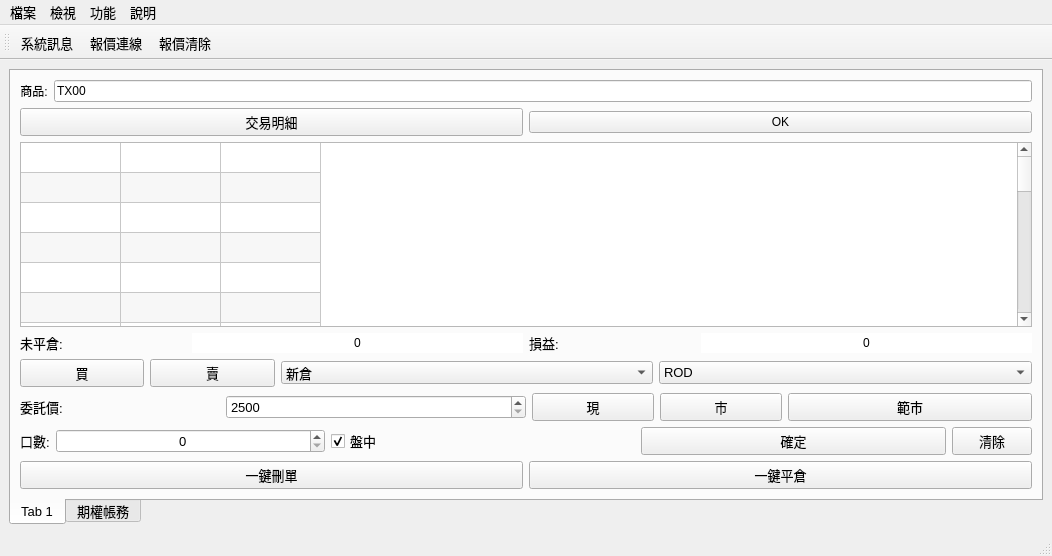
<?xml version="1.0" encoding="UTF-8"?>
<ui version="4.0">
 <class>CapitalAPI</class>
 <widget class="QMainWindow" name="CapitalAPI">
  <property name="windowModality">
   <enum>Qt::NonModal</enum>
  </property>
  <property name="geometry">
   <rect>
    <x>0</x>
    <y>0</y>
    <width>1052</width>
    <height>556</height>
   </rect>
  </property>
  <property name="font">
   <font>
    <family>Arial</family>
    <pointsize>10</pointsize>
   </font>
  </property>
  <property name="windowTitle">
   <string>群益API</string>
  </property>
  <widget class="QWidget" name="centralwidget">
   <layout class="QGridLayout" name="gridLayout_3">
    <item row="0" column="0">
     <widget class="QTabWidget" name="tabWidget">
      <property name="tabPosition">
       <enum>QTabWidget::South</enum>
      </property>
      <property name="currentIndex">
       <number>0</number>
      </property>
      <widget class="QWidget" name="tab">
       <attribute name="title">
        <string>Tab 1</string>
       </attribute>
       <layout class="QGridLayout" name="gridLayout_2">
        <item row="0" column="0">
         <layout class="QHBoxLayout" name="horizontalLayout_10" stretch="5,1">
          <item>
           <layout class="QGridLayout" name="GL"/>
          </item>
          <item>
           <layout class="QVBoxLayout" name="verticalLayout" stretch="1,1,13,1,1,1,1,1">
            <item>
             <layout class="QHBoxLayout" name="horizontalLayout_11" stretch="0,4">
              <item>
               <widget class="QLabel" name="label">
                <property name="font">
                 <font>
                  <pointsize>9</pointsize>
                 </font>
                </property>
                <property name="text">
                 <string>商品:</string>
                </property>
                <property name="alignment">
                 <set>Qt::AlignCenter</set>
                </property>
               </widget>
              </item>
              <item>
               <widget class="QLineEdit" name="commodityline">
                <property name="font">
                 <font>
                  <pointsize>9</pointsize>
                 </font>
                </property>
                <property name="text">
                 <string>TX00</string>
                </property>
               </widget>
              </item>
             </layout>
            </item>
            <item>
             <layout class="QHBoxLayout" name="horizontalLayout_2">
              <item>
               <widget class="QPushButton" name="TDetailbtn">
                <property name="text">
                 <string>交易明細</string>
                </property>
               </widget>
              </item>
              <item>
               <widget class="QPushButton" name="commoditybtn">
                <property name="font">
                 <font>
                  <pointsize>9</pointsize>
                 </font>
                </property>
                <property name="text">
                 <string>OK</string>
                </property>
               </widget>
              </item>
             </layout>
            </item>
            <item>
             <widget class="QTableWidget" name="DomTable">
              <property name="alternatingRowColors">
               <bool>true</bool>
              </property>
              <property name="textElideMode">
               <enum>Qt::ElideMiddle</enum>
              </property>
              <property name="rowCount">
               <number>27</number>
              </property>
              <property name="columnCount">
               <number>3</number>
              </property>
              <attribute name="horizontalHeaderVisible">
               <bool>false</bool>
              </attribute>
              <attribute name="horizontalHeaderCascadingSectionResizes">
               <bool>true</bool>
              </attribute>
              <attribute name="horizontalHeaderMinimumSectionSize">
               <number>24</number>
              </attribute>
              <attribute name="verticalHeaderVisible">
               <bool>false</bool>
              </attribute>
              <attribute name="verticalHeaderCascadingSectionResizes">
               <bool>true</bool>
              </attribute>
              <attribute name="verticalHeaderMinimumSectionSize">
               <number>12</number>
              </attribute>
              <row/>
              <row/>
              <row/>
              <row/>
              <row/>
              <row/>
              <row/>
              <row/>
              <row/>
              <row/>
              <row/>
              <row/>
              <row/>
              <row/>
              <row/>
              <row/>
              <row/>
              <row/>
              <row/>
              <row/>
              <row/>
              <row/>
              <row/>
              <row/>
              <row/>
              <row/>
              <row/>
              <column/>
              <column/>
              <column/>
             </widget>
            </item>
            <item>
             <layout class="QHBoxLayout" name="horizontalLayout" stretch="1,2,1,2">
              <item>
               <widget class="QLabel" name="label_2">
                <property name="text">
                 <string>未平倉:</string>
                </property>
               </widget>
              </item>
              <item>
               <widget class="QLabel" name="label_6">
                <property name="autoFillBackground">
                 <bool>false</bool>
                </property>
                <property name="styleSheet">
                 <string notr="true">background-color: rgb(255, 255, 255);</string>
                </property>
                <property name="text">
                 <string>0</string>
                </property>
                <property name="alignment">
                 <set>Qt::AlignCenter</set>
                </property>
               </widget>
              </item>
              <item>
               <widget class="QLabel" name="label_3">
                <property name="text">
                 <string>損益:</string>
                </property>
               </widget>
              </item>
              <item>
               <widget class="QLabel" name="label_7">
                <property name="autoFillBackground">
                 <bool>false</bool>
                </property>
                <property name="styleSheet">
                 <string notr="true">background-color: rgb(255, 255, 255);</string>
                </property>
                <property name="text">
                 <string>0</string>
                </property>
                <property name="alignment">
                 <set>Qt::AlignCenter</set>
                </property>
               </widget>
              </item>
             </layout>
            </item>
            <item>
             <layout class="QHBoxLayout" name="horizontalLayout_8" stretch="1,1,3,3">
              <item>
               <widget class="QPushButton" name="BidAct_btn">
                <property name="autoFillBackground">
                 <bool>false</bool>
                </property>
                <property name="text">
                 <string>買</string>
                </property>
                <property name="checkable">
                 <bool>false</bool>
                </property>
               </widget>
              </item>
              <item>
               <widget class="QPushButton" name="AskAct_btn">
                <property name="text">
                 <string>賣</string>
                </property>
                <property name="checkable">
                 <bool>false</bool>
                </property>
               </widget>
              </item>
              <item>
               <widget class="QComboBox" name="InterestType_box">
                <property name="maxCount">
                 <number>10</number>
                </property>
                <item>
                 <property name="text">
                  <string>新倉</string>
                 </property>
                </item>
                <item>
                 <property name="text">
                  <string>平倉</string>
                 </property>
                </item>
                <item>
                 <property name="text">
                  <string>自動</string>
                 </property>
                </item>
               </widget>
              </item>
              <item>
               <widget class="QComboBox" name="OrderType_box">
                <property name="maxVisibleItems">
                 <number>3</number>
                </property>
                <property name="maxCount">
                 <number>3</number>
                </property>
                <item>
                 <property name="text">
                  <string>ROD</string>
                 </property>
                </item>
                <item>
                 <property name="text">
                  <string>IOC</string>
                 </property>
                </item>
                <item>
                 <property name="text">
                  <string>FOK</string>
                 </property>
                </item>
               </widget>
              </item>
             </layout>
            </item>
            <item>
             <layout class="QHBoxLayout" name="horizontalLayout_5" stretch="2,3,5">
              <item>
               <widget class="QLabel" name="label_8">
                <property name="text">
                 <string>委託價:</string>
                </property>
               </widget>
              </item>
              <item>
               <widget class="QSpinBox" name="PriceSpin">
                <property name="specialValueText">
                 <string/>
                </property>
                <property name="minimum">
                 <number>2500</number>
                </property>
                <property name="maximum">
                 <number>15000</number>
                </property>
               </widget>
              </item>
              <item>
               <layout class="QHBoxLayout" name="horizontalLayout_3" stretch="1,1,2">
                <item>
                 <widget class="QPushButton" name="LastPrice_btn">
                  <property name="text">
                   <string>現</string>
                  </property>
                 </widget>
                </item>
                <item>
                 <widget class="QPushButton" name="MarketPrice_btn">
                  <property name="text">
                   <string>市</string>
                  </property>
                 </widget>
                </item>
                <item>
                 <widget class="QPushButton" name="LimitMarketPrice_btn">
                  <property name="text">
                   <string>範市</string>
                  </property>
                 </widget>
                </item>
               </layout>
              </item>
             </layout>
            </item>
            <item>
             <layout class="QHBoxLayout" name="horizontalLayout_9" stretch="1,1,1,0">
              <item>
               <layout class="QHBoxLayout" name="horizontalLayout_4" stretch="0,2">
                <item>
                 <widget class="QLabel" name="label_4">
                  <property name="text">
                   <string>口數:</string>
                  </property>
                 </widget>
                </item>
                <item>
                 <widget class="QSpinBox" name="Contract_Box">
                  <property name="alignment">
                   <set>Qt::AlignCenter</set>
                  </property>
                  <property name="value">
                   <number>0</number>
                  </property>
                 </widget>
                </item>
               </layout>
              </item>
              <item>
               <widget class="QCheckBox" name="checkBox">
                <property name="text">
                 <string>盤中</string>
                </property>
                <property name="checked">
                 <bool>true</bool>
                </property>
               </widget>
              </item>
              <item>
               <widget class="QPushButton" name="Order_btn">
                <property name="text">
                 <string>確定</string>
                </property>
               </widget>
              </item>
              <item>
               <widget class="QPushButton" name="ClearOrder_btn">
                <property name="text">
                 <string>清除</string>
                </property>
               </widget>
              </item>
             </layout>
            </item>
            <item>
             <layout class="QHBoxLayout" name="horizontalLayout_12">
              <item>
               <widget class="QPushButton" name="OrderCancel_btn">
                <property name="text">
                 <string>一鍵刪單</string>
                </property>
               </widget>
              </item>
              <item>
               <widget class="QPushButton" name="ClosePositionAll_btn">
                <property name="text">
                 <string>一鍵平倉</string>
                </property>
               </widget>
              </item>
             </layout>
            </item>
           </layout>
          </item>
         </layout>
        </item>
       </layout>
      </widget>
      <widget class="QWidget" name="tab_2">
       <attribute name="title">
        <string>期權帳務</string>
       </attribute>
       <layout class="QGridLayout" name="gridLayout">
        <item row="0" column="0">
         <layout class="QHBoxLayout" name="horizontalLayout_7" stretch="3,2">
          <item>
           <layout class="QVBoxLayout" name="verticalLayout_5">
            <item>
             <widget class="QTableView" name="Reply_TBW">
              <property name="alternatingRowColors">
               <bool>true</bool>
              </property>
             </widget>
            </item>
            <item>
             <widget class="QTableView" name="Open_TBW">
              <property name="alternatingRowColors">
               <bool>true</bool>
              </property>
             </widget>
            </item>
           </layout>
          </item>
          <item>
           <layout class="QVBoxLayout" name="verticalLayout_6" stretch="1,29">
            <item>
             <layout class="QHBoxLayout" name="horizontalLayout_6">
              <item>
               <widget class="QLabel" name="label_5">
                <property name="font">
                 <font>
                  <weight>75</weight>
                  <bold>true</bold>
                 </font>
                </property>
                <property name="autoFillBackground">
                 <bool>false</bool>
                </property>
                <property name="styleSheet">
                 <string notr="true">background-color: rgb(0, 255, 0);</string>
                </property>
                <property name="text">
                 <string>期權權益數</string>
                </property>
                <property name="alignment">
                 <set>Qt::AlignCenter</set>
                </property>
               </widget>
              </item>
              <item>
               <widget class="QComboBox" name="Future_Acc_CBox"/>
              </item>
              <item>
               <widget class="QPushButton" name="Right_Update_btn">
                <property name="text">
                 <string>更新</string>
                </property>
               </widget>
              </item>
             </layout>
            </item>
            <item>
             <widget class="QTableWidget" name="Right_TB">
              <property name="alternatingRowColors">
               <bool>true</bool>
              </property>
              <property name="rowCount">
               <number>26</number>
              </property>
              <property name="columnCount">
               <number>3</number>
              </property>
              <attribute name="horizontalHeaderVisible">
               <bool>false</bool>
              </attribute>
              <attribute name="verticalHeaderVisible">
               <bool>false</bool>
              </attribute>
              <row/>
              <row/>
              <row/>
              <row/>
              <row/>
              <row/>
              <row/>
              <row/>
              <row/>
              <row/>
              <row/>
              <row/>
              <row/>
              <row/>
              <row/>
              <row/>
              <row/>
              <row/>
              <row/>
              <row/>
              <row/>
              <row/>
              <row/>
              <row/>
              <row/>
              <row/>
              <column/>
              <column/>
              <column/>
              <item row="0" column="0">
               <property name="text">
                <string>帳戶餘額</string>
               </property>
               <property name="font">
                <font>
                 <weight>50</weight>
                 <bold>false</bold>
                </font>
               </property>
               <property name="textAlignment">
                <set>AlignCenter</set>
               </property>
              </item>
              <item row="0" column="1">
               <property name="text">
                <string>浮動損益</string>
               </property>
               <property name="textAlignment">
                <set>AlignCenter</set>
               </property>
              </item>
              <item row="0" column="2">
               <property name="text">
                <string>已實現費用</string>
               </property>
               <property name="textAlignment">
                <set>AlignCenter</set>
               </property>
              </item>
              <item row="1" column="0">
               <property name="text">
                <string/>
               </property>
               <property name="textAlignment">
                <set>AlignCenter</set>
               </property>
              </item>
              <item row="1" column="1">
               <property name="text">
                <string/>
               </property>
               <property name="textAlignment">
                <set>AlignCenter</set>
               </property>
              </item>
              <item row="1" column="2">
               <property name="text">
                <string/>
               </property>
               <property name="textAlignment">
                <set>AlignCenter</set>
               </property>
              </item>
              <item row="2" column="0">
               <property name="text">
                <string>交易稅</string>
               </property>
               <property name="font">
                <font>
                 <weight>50</weight>
                 <bold>false</bold>
                </font>
               </property>
               <property name="textAlignment">
                <set>AlignCenter</set>
               </property>
              </item>
              <item row="2" column="1">
               <property name="text">
                <string>預扣權利金</string>
               </property>
               <property name="textAlignment">
                <set>AlignCenter</set>
               </property>
              </item>
              <item row="2" column="2">
               <property name="text">
                <string>權利金收付</string>
               </property>
               <property name="textAlignment">
                <set>AlignCenter</set>
               </property>
              </item>
              <item row="3" column="0">
               <property name="text">
                <string/>
               </property>
               <property name="font">
                <font>
                 <weight>50</weight>
                 <bold>false</bold>
                </font>
               </property>
               <property name="textAlignment">
                <set>AlignCenter</set>
               </property>
              </item>
              <item row="3" column="1">
               <property name="text">
                <string/>
               </property>
               <property name="textAlignment">
                <set>AlignCenter</set>
               </property>
              </item>
              <item row="3" column="2">
               <property name="text">
                <string/>
               </property>
               <property name="textAlignment">
                <set>AlignCenter</set>
               </property>
              </item>
              <item row="4" column="0">
               <property name="text">
                <string>權益數</string>
               </property>
               <property name="font">
                <font>
                 <weight>50</weight>
                 <bold>false</bold>
                </font>
               </property>
               <property name="textAlignment">
                <set>AlignCenter</set>
               </property>
              </item>
              <item row="4" column="1">
               <property name="text">
                <string>超額保證金</string>
               </property>
               <property name="textAlignment">
                <set>AlignCenter</set>
               </property>
              </item>
              <item row="4" column="2">
               <property name="text">
                <string>存提款</string>
               </property>
               <property name="textAlignment">
                <set>AlignCenter</set>
               </property>
              </item>
              <item row="5" column="0">
               <property name="text">
                <string/>
               </property>
               <property name="textAlignment">
                <set>AlignCenter</set>
               </property>
              </item>
              <item row="5" column="1">
               <property name="text">
                <string/>
               </property>
               <property name="textAlignment">
                <set>AlignCenter</set>
               </property>
              </item>
              <item row="5" column="2">
               <property name="text">
                <string/>
               </property>
               <property name="textAlignment">
                <set>AlignCenter</set>
               </property>
              </item>
              <item row="6" column="0">
               <property name="text">
                <string>買方市值</string>
               </property>
               <property name="textAlignment">
                <set>AlignCenter</set>
               </property>
              </item>
              <item row="6" column="1">
               <property name="text">
                <string>賣方市值</string>
               </property>
               <property name="textAlignment">
                <set>AlignCenter</set>
               </property>
              </item>
              <item row="6" column="2">
               <property name="text">
                <string>期貨平倉損益</string>
               </property>
               <property name="font">
                <font>
                 <weight>50</weight>
                 <bold>false</bold>
                </font>
               </property>
               <property name="textAlignment">
                <set>AlignCenter</set>
               </property>
              </item>
              <item row="7" column="0">
               <property name="text">
                <string/>
               </property>
               <property name="textAlignment">
                <set>AlignCenter</set>
               </property>
              </item>
              <item row="7" column="1">
               <property name="text">
                <string/>
               </property>
               <property name="textAlignment">
                <set>AlignCenter</set>
               </property>
              </item>
              <item row="7" column="2">
               <property name="text">
                <string/>
               </property>
               <property name="textAlignment">
                <set>AlignCenter</set>
               </property>
              </item>
              <item row="8" column="0">
               <property name="text">
                <string>盤中未實現</string>
               </property>
               <property name="textAlignment">
                <set>AlignCenter</set>
               </property>
              </item>
              <item row="8" column="1">
               <property name="text">
                <string>原始保證金</string>
               </property>
               <property name="textAlignment">
                <set>AlignCenter</set>
               </property>
              </item>
              <item row="8" column="2">
               <property name="text">
                <string>維持保證金</string>
               </property>
               <property name="textAlignment">
                <set>AlignCenter</set>
               </property>
              </item>
              <item row="9" column="0">
               <property name="text">
                <string/>
               </property>
               <property name="textAlignment">
                <set>AlignCenter</set>
               </property>
              </item>
              <item row="9" column="1">
               <property name="text">
                <string/>
               </property>
               <property name="textAlignment">
                <set>AlignCenter</set>
               </property>
              </item>
              <item row="9" column="2">
               <property name="text">
                <string/>
               </property>
               <property name="textAlignment">
                <set>AlignCenter</set>
               </property>
              </item>
              <item row="10" column="0">
               <property name="text">
                <string>部位原始保證金</string>
               </property>
               <property name="textAlignment">
                <set>AlignCenter</set>
               </property>
              </item>
              <item row="10" column="1">
               <property name="text">
                <string>部位維持保證金</string>
               </property>
               <property name="textAlignment">
                <set>AlignCenter</set>
               </property>
              </item>
              <item row="10" column="2">
               <property name="text">
                <string>委託保證金</string>
               </property>
               <property name="textAlignment">
                <set>AlignCenter</set>
               </property>
              </item>
              <item row="11" column="0">
               <property name="text">
                <string/>
               </property>
               <property name="textAlignment">
                <set>AlignCenter</set>
               </property>
              </item>
              <item row="11" column="1">
               <property name="text">
                <string/>
               </property>
               <property name="textAlignment">
                <set>AlignCenter</set>
               </property>
              </item>
              <item row="11" column="2">
               <property name="text">
                <string/>
               </property>
               <property name="textAlignment">
                <set>AlignCenter</set>
               </property>
              </item>
              <item row="12" column="0">
               <property name="text">
                <string>超額最佳保證金</string>
               </property>
               <property name="textAlignment">
                <set>AlignCenter</set>
               </property>
              </item>
              <item row="12" column="1">
               <property name="text">
                <string>權利總值</string>
               </property>
               <property name="font">
                <font>
                 <weight>50</weight>
                 <bold>false</bold>
                </font>
               </property>
               <property name="textAlignment">
                <set>AlignCenter</set>
               </property>
              </item>
              <item row="12" column="2">
               <property name="text">
                <string>預扣費用</string>
               </property>
               <property name="textAlignment">
                <set>AlignCenter</set>
               </property>
              </item>
              <item row="13" column="0">
               <property name="text">
                <string/>
               </property>
               <property name="textAlignment">
                <set>AlignCenter</set>
               </property>
              </item>
              <item row="13" column="1">
               <property name="text">
                <string/>
               </property>
               <property name="textAlignment">
                <set>AlignCenter</set>
               </property>
              </item>
              <item row="13" column="2">
               <property name="text">
                <string/>
               </property>
               <property name="textAlignment">
                <set>AlignCenter</set>
               </property>
              </item>
              <item row="14" column="0">
               <property name="text">
                <string>原始保證金</string>
               </property>
               <property name="textAlignment">
                <set>AlignCenter</set>
               </property>
              </item>
              <item row="14" column="1">
               <property name="text">
                <string>昨日餘額</string>
               </property>
               <property name="textAlignment">
                <set>AlignCenter</set>
               </property>
              </item>
              <item row="14" column="2">
               <property name="text">
                <string>選擇權組合單加不加收保證金</string>
               </property>
               <property name="textAlignment">
                <set>AlignCenter</set>
               </property>
              </item>
              <item row="15" column="0">
               <property name="text">
                <string/>
               </property>
               <property name="textAlignment">
                <set>AlignCenter</set>
               </property>
              </item>
              <item row="15" column="1">
               <property name="text">
                <string/>
               </property>
               <property name="textAlignment">
                <set>AlignCenter</set>
               </property>
              </item>
              <item row="15" column="2">
               <property name="text">
                <string/>
               </property>
               <property name="textAlignment">
                <set>AlignCenter</set>
               </property>
              </item>
              <item row="16" column="0">
               <property name="text">
                <string>維持率</string>
               </property>
               <property name="textAlignment">
                <set>AlignCenter</set>
               </property>
              </item>
              <item row="16" column="1">
               <property name="text">
                <string>幣別</string>
               </property>
               <property name="textAlignment">
                <set>AlignCenter</set>
               </property>
              </item>
              <item row="16" column="2">
               <property name="text">
                <string>足額原始保證金</string>
               </property>
               <property name="textAlignment">
                <set>AlignCenter</set>
               </property>
              </item>
              <item row="17" column="0">
               <property name="text">
                <string/>
               </property>
               <property name="textAlignment">
                <set>AlignCenter</set>
               </property>
              </item>
              <item row="17" column="1">
               <property name="text">
                <string/>
               </property>
               <property name="textAlignment">
                <set>AlignCenter</set>
               </property>
              </item>
              <item row="17" column="2">
               <property name="text">
                <string/>
               </property>
               <property name="textAlignment">
                <set>AlignCenter</set>
               </property>
              </item>
              <item row="18" column="0">
               <property name="text">
                <string>足額維持保證金</string>
               </property>
               <property name="textAlignment">
                <set>AlignCenter</set>
               </property>
              </item>
              <item row="18" column="1">
               <property name="text">
                <string>足額可用</string>
               </property>
               <property name="textAlignment">
                <set>AlignCenter</set>
               </property>
              </item>
              <item row="18" column="2">
               <property name="text">
                <string>抵繳金額</string>
               </property>
               <property name="textAlignment">
                <set>AlignCenter</set>
               </property>
              </item>
              <item row="19" column="0">
               <property name="text">
                <string/>
               </property>
               <property name="textAlignment">
                <set>AlignCenter</set>
               </property>
              </item>
              <item row="19" column="1">
               <property name="text">
                <string/>
               </property>
               <property name="textAlignment">
                <set>AlignCenter</set>
               </property>
              </item>
              <item row="19" column="2">
               <property name="text">
                <string/>
               </property>
               <property name="textAlignment">
                <set>AlignCenter</set>
               </property>
              </item>
              <item row="20" column="0">
               <property name="text">
                <string>有價可用</string>
               </property>
               <property name="textAlignment">
                <set>AlignCenter</set>
               </property>
              </item>
              <item row="20" column="1">
               <property name="text">
                <string>超額保證金</string>
               </property>
               <property name="textAlignment">
                <set>AlignCenter</set>
               </property>
              </item>
              <item row="20" column="2">
               <property name="text">
                <string>足額現金可用</string>
               </property>
               <property name="textAlignment">
                <set>AlignCenter</set>
               </property>
              </item>
              <item row="21" column="0">
               <property name="text">
                <string/>
               </property>
               <property name="textAlignment">
                <set>AlignCenter</set>
               </property>
              </item>
              <item row="21" column="1">
               <property name="text">
                <string/>
               </property>
               <property name="textAlignment">
                <set>AlignCenter</set>
               </property>
              </item>
              <item row="21" column="2">
               <property name="text">
                <string/>
               </property>
               <property name="textAlignment">
                <set>AlignCenter</set>
               </property>
              </item>
              <item row="22" column="0">
               <property name="text">
                <string>有價價值</string>
               </property>
               <property name="textAlignment">
                <set>AlignCenter</set>
               </property>
              </item>
              <item row="22" column="1">
               <property name="text">
                <string>風險指標</string>
               </property>
               <property name="textAlignment">
                <set>AlignCenter</set>
               </property>
              </item>
              <item row="22" column="2">
               <property name="text">
                <string>選擇權到期差異</string>
               </property>
               <property name="textAlignment">
                <set>AlignCenter</set>
               </property>
              </item>
              <item row="23" column="0">
               <property name="text">
                <string/>
               </property>
               <property name="textAlignment">
                <set>AlignCenter</set>
               </property>
              </item>
              <item row="23" column="1">
               <property name="text">
                <string/>
               </property>
               <property name="textAlignment">
                <set>AlignCenter</set>
               </property>
              </item>
              <item row="23" column="2">
               <property name="text">
                <string/>
               </property>
               <property name="textAlignment">
                <set>AlignCenter</set>
               </property>
              </item>
              <item row="24" column="0">
               <property name="text">
                <string>選擇權到期差損</string>
               </property>
               <property name="textAlignment">
                <set>AlignCenter</set>
               </property>
              </item>
              <item row="24" column="1">
               <property name="text">
                <string>期貨到期損益</string>
               </property>
               <property name="textAlignment">
                <set>AlignCenter</set>
               </property>
              </item>
              <item row="24" column="2">
               <property name="text">
                <string>加收保證金</string>
               </property>
               <property name="textAlignment">
                <set>AlignCenter</set>
               </property>
              </item>
             </widget>
            </item>
           </layout>
          </item>
         </layout>
        </item>
       </layout>
      </widget>
     </widget>
    </item>
   </layout>
  </widget>
  <widget class="QMenuBar" name="menubar">
   <property name="geometry">
    <rect>
     <x>0</x>
     <y>0</y>
     <width>1052</width>
     <height>21</height>
    </rect>
   </property>
   <widget class="QMenu" name="menu">
    <property name="title">
     <string>檔案</string>
    </property>
   </widget>
   <widget class="QMenu" name="menu_2">
    <property name="title">
     <string>檢視</string>
    </property>
   </widget>
   <widget class="QMenu" name="menu_3">
    <property name="title">
     <string>功能</string>
    </property>
    <addaction name="actionLogin"/>
    <addaction name="separator"/>
   </widget>
   <widget class="QMenu" name="menu_4">
    <property name="title">
     <string>說明</string>
    </property>
    <addaction name="separator"/>
   </widget>
   <addaction name="menu"/>
   <addaction name="menu_2"/>
   <addaction name="menu_3"/>
   <addaction name="menu_4"/>
  </widget>
  <widget class="QStatusBar" name="statusBar"/>
  <widget class="QToolBar" name="toolBar">
   <property name="windowTitle">
    <string>toolBar</string>
   </property>
   <attribute name="toolBarArea">
    <enum>TopToolBarArea</enum>
   </attribute>
   <attribute name="toolBarBreak">
    <bool>false</bool>
   </attribute>
   <addaction name="SysDetail"/>
   <addaction name="Connectbtn"/>
   <addaction name="Disconnectbtn"/>
  </widget>
  <action name="actionLogin">
   <property name="text">
    <string>登入</string>
   </property>
  </action>
  <action name="SysDetail">
   <property name="text">
    <string>系統訊息</string>
   </property>
   <property name="toolTip">
    <string>API系統訊息</string>
   </property>
  </action>
  <action name="Connectbtn">
   <property name="text">
    <string>報價連線</string>
   </property>
   <property name="toolTip">
    <string>建立報價連線回報機制</string>
   </property>
  </action>
  <action name="Disconnectbtn">
   <property name="text">
    <string>報價清除</string>
   </property>
   <property name="toolTip">
    <string>斷開或情除報價連線狀態</string>
   </property>
  </action>
 </widget>
 <resources/>
 <connections/>
</ui>
